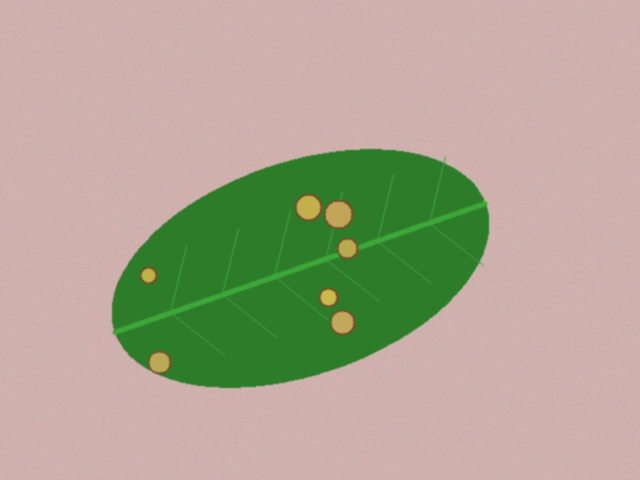
#> input picture data/sintetis/bersih/teh_041.png, 640 x 480 px, found by its file name
$ jupyter execute B3_histogram.ipynb
#> lines starting #> are read from the running program, lines starting #| are printed output that depends on the picture; after the words box and inside, x2 and y2 are one past the last pixel; in counts of white or black regions, pixels touching at a corner belong together
### src/utils_cv.py
"""utils_cv.py: fungsi bantu yang dipakai ulang sepanjang semester."""
import cv2
import numpy as np
import matplotlib.pyplot as plt


def baca(path):
    """Membaca citra dan langsung memberi pesan jelas bila gagal."""
#> called with path = '../data/sintetis/citra/teh_041.png'
    img = cv2.imread(path)
#> img is the input picture: shape (480, 640, 3); mean B, G, R 145.8, 165.8, 173.4
    if img is None:
        raise FileNotFoundError(f"Citra tidak ditemukan: {path}")
    return img


def tampil(daftar, judul, baris=1, ukuran=(14, 4)):
    """Menampilkan beberapa citra berdampingan. Citra 3 kanal dianggap BGR."""
    kolom = int(np.ceil(len(daftar) / baris))
    plt.figure(figsize=ukuran)
    for i, (im, jd) in enumerate(zip(daftar, judul)):
        plt.subplot(baris, kolom, i + 1)
        if im.ndim == 3:
            plt.imshow(cv2.cvtColor(im, cv2.COLOR_BGR2RGB))
        else:
            plt.imshow(im, cmap="gray", vmin=0, vmax=255)
        plt.title(jd)
        plt.axis("off")
    plt.tight_layout()


def kontras_bercak(kanal, mask_daun, mask_bercak):
    """KB = |rerata bercak - rerata daun sehat| / simpangan baku daun sehat.
    Makin besar KB, makin mudah bercak dipisahkan dari daun sehat."""
    k = kanal.astype(np.float64)
    sehat = (mask_daun > 0) & (mask_bercak == 0)
    bercak = mask_bercak > 0
    if bercak.sum() == 0:
        return float("nan")
    return abs(k[bercak].mean() - k[sehat].mean()) / (k[sehat].std() + 1e-6)


def statistik(gray):
    """Ringkasan statistik intensitas untuk mendiagnosis mutu citra."""
    return {"rerata": round(float(gray.mean()), 1),
            "simpangan_baku": round(float(gray.std()), 1),
            "min": int(gray.min()), "maks": int(gray.max()),
            "persen_gelap": round(100 * float((gray < 50).mean()), 1),
            "persen_terang": round(100 * float((gray > 205).mean()), 1)}

### notebook/B3_histogram.ipynb
[cell 1]
from google.colab import drive
import os
import sys

# 1. Mount Google Drive
drive.mount('/content/drive')

# 2. Arahkan direktori kerja ke folder 'notebook' Anda
os.chdir('/content/drive/MyDrive/Computer Vision/simuteh-2330511084/notebook')

# 3. Masukkan folder 'src' ke path agar modul utils_cv dapat diimpor
src_path = '/content/drive/MyDrive/Computer Vision/simuteh-2330511084/src'
if src_path not in sys.path:
    sys.path.append(src_path)

import cv2
import numpy as np
import matplotlib.pyplot as plt
import pandas as pd

print("Lingkungan Bagian 3 siap digunakan!")

[cell 2]
from utils_cv import baca, tampil, kontras_bercak, statistik
# 5 kondisi cahaya pada kelas berat
kondisi_files = ["teh_041.png", "teh_042.png", "teh_043.png", "teh_044.png", "teh_045.png"]

plt.figure(figsize=(12, 5))
for nama in kondisi_files:
    img = baca(f"../data/sintetis/citra/{nama}")
    gray = cv2.cvtColor(img, cv2.COLOR_BGR2GRAY)
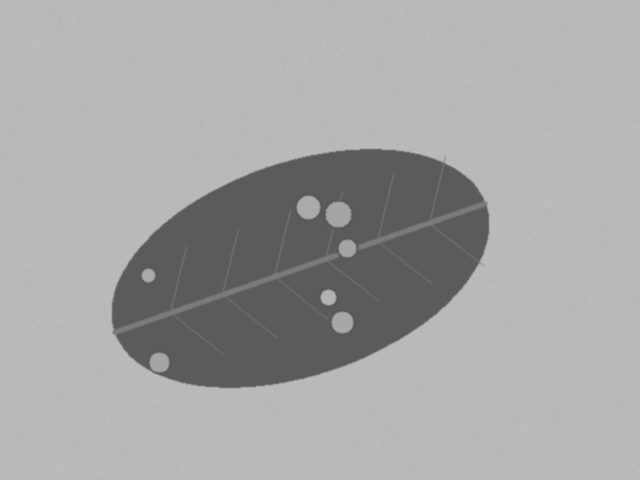
#> gray: shape (480, 640); min 86, max 189, mean 165.8

    # Cetak statistik mutu citra
    print(f"File: {nama:12s} | Statistik: {statistik(gray)}")
#| File: teh_041.png  | Statistik: {'rerata': 165.8, 'simpangan_baku': 37.5, 'min': 86, 'maks': 189, 'persen_gelap': 0.0, 'persen_terang': 0.0}

    # Hitung dan plot histogram
    hist = cv2.calcHist([gray], [0], None, [256], [0, 256])
#> hist = 256 values, max 94898 at index 185, min 0 at index 0, mean 1200
    plt.plot(hist, label=nama)
#> pass 2 of the loop `for nama in kondisi_files:`:
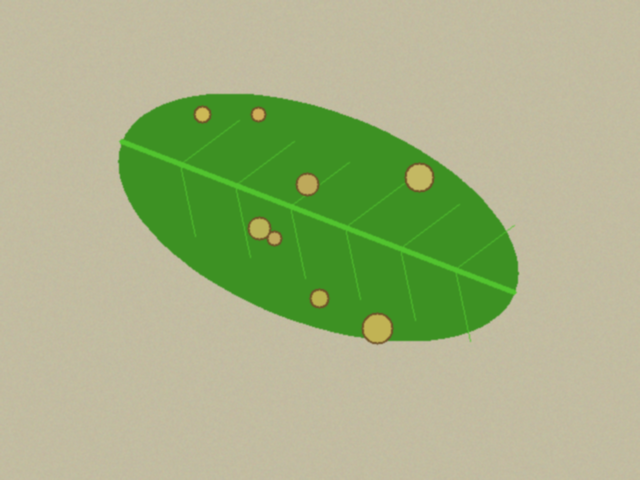
#> input picture data/sintetis/bersih/teh_042.png, 640 x 480 px, found by its file name
#> in baca, img is the input picture: shape (480, 640, 3); mean B, G, R 132.5, 178.4, 164.8
#> `gray = cv2.cvtColor(img, cv2.COLOR_BGR2GRAY)`:
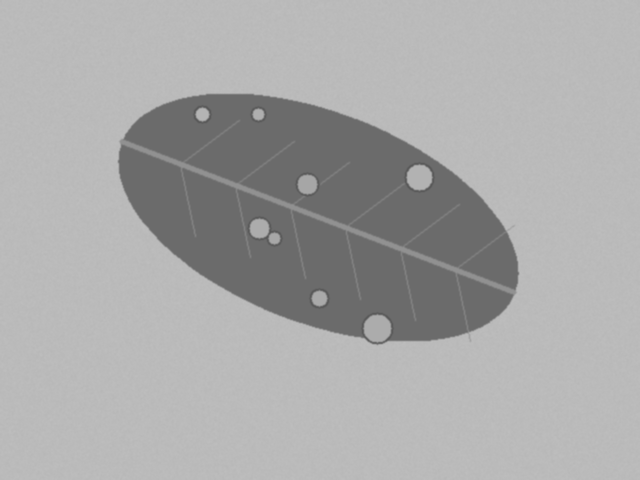
#> gray: shape (480, 640); min 86, max 190, mean 169
#| File: teh_042.png  | Statistik: {'rerata': 169.0, 'simpangan_baku': 32.2, 'min': 86, 'maks': 190, 'persen_gelap': 0.0, 'persen_terang': 0.0}
#> hist = 256 values, max 94073 at index 186, min 0 at index 0, mean 1200
#> pass 3 of the loop `for nama in kondisi_files:`:
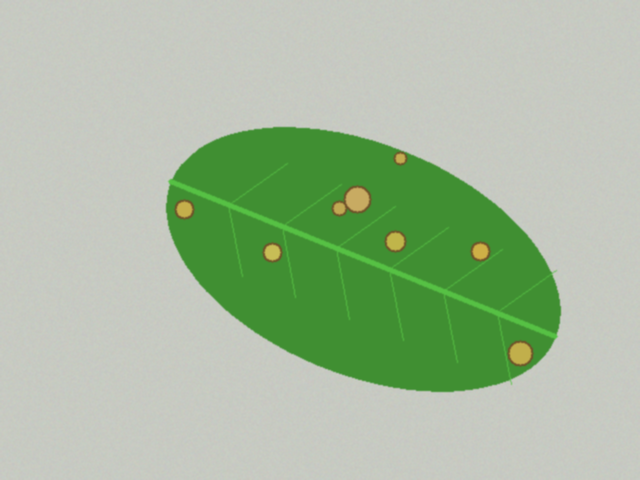
#> input picture data/sintetis/bersih/teh_043.png, 640 x 480 px, found by its file name
#> in baca, img is the input picture: shape (480, 640, 3); mean B, G, R 158.7, 187.7, 166.7
#> `gray = cv2.cvtColor(img, cv2.COLOR_BGR2GRAY)`:
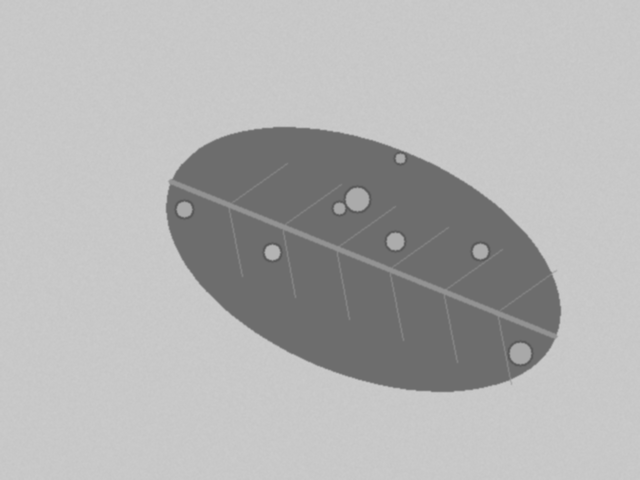
#> gray: shape (480, 640); min 86, max 203, mean 178.1
#| File: teh_043.png  | Statistik: {'rerata': 178.1, 'simpangan_baku': 38.1, 'min': 86, 'maks': 203, 'persen_gelap': 0.0, 'persen_terang': 0.0}
#> hist = 256 values, max 88968 at index 200, min 0 at index 0, mean 1200
#> the loop made 5 passes; the first 3 are shown

plt.xlabel("Intensitas Piksel")
plt.ylabel("Jumlah Piksel")
plt.title("Histogram 5 Kondisi Cahaya (Kelas Berat)")
plt.legend()
plt.tight_layout()

# Pastikan folder hasil ada, lalu simpan grafik
os.makedirs("../hasil", exist_ok=True)
plt.savefig("../hasil/b3_histogram_5kondisi.png")
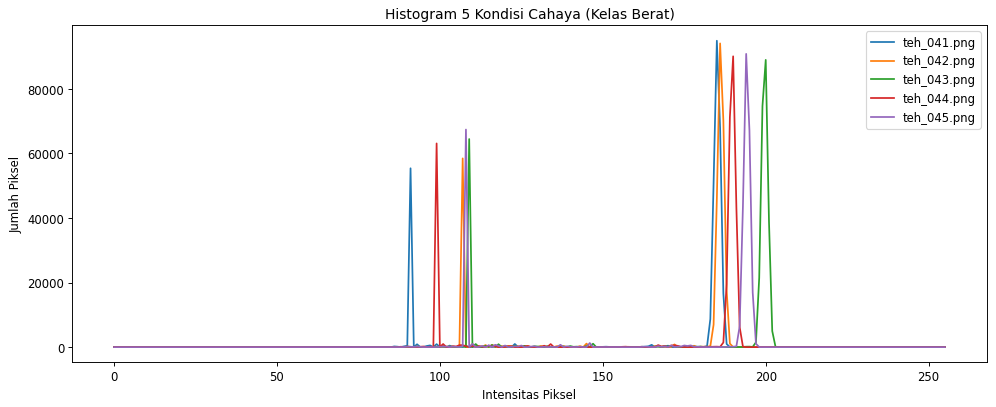
#> figure drawn by matplotlib, 1 panel; curve peaks at x = 185, y = 94898; curve peaks at x = 186, y = 94073; curve peaks at x = 200, y = 88968
plt.show()

[cell 3]
nama = "teh_045.png"                 # kondisi bayangan
img = baca(f"../data/sintetis/citra/{nama}")
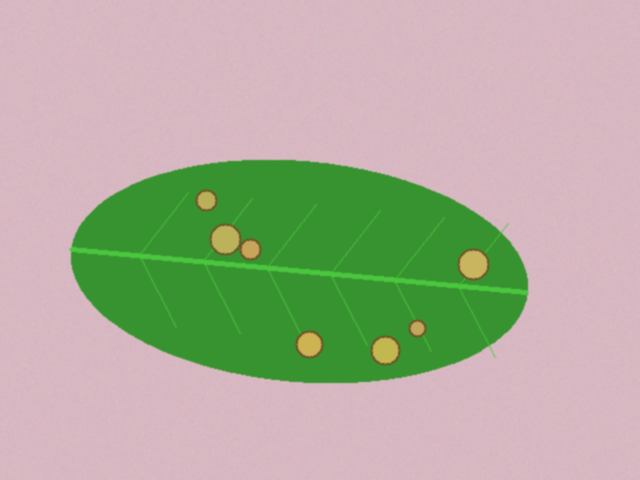
#> input picture data/sintetis/bersih/teh_045.png, 640 x 480 px, found by its file name
#> in baca, img is the input picture: shape (480, 640, 3); mean B, G, R 156.1, 174.6, 175.6
md = cv2.imread(f"../data/sintetis/mask_daun/{nama}", 0)
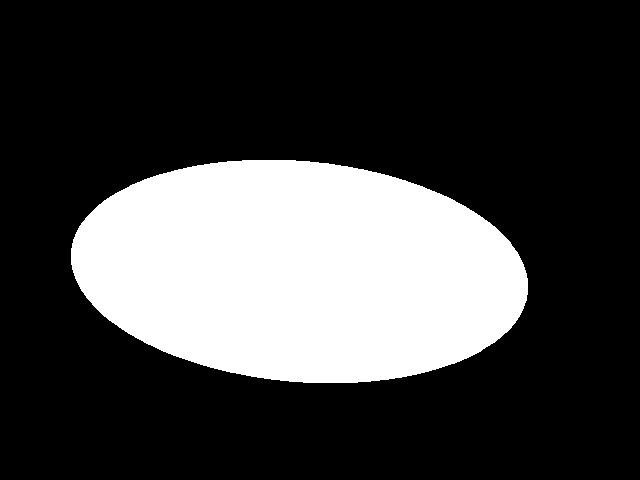
#> input picture data/sintetis/mask_daun/teh_045.png, 640 x 480 px
#> md: shape (480, 640); 25.9% white; 1 white region, box (x1, y1, x2, y2) and area: (71, 160, 528, 383) 79568
mb = cv2.imread(f"../data/sintetis/mask_bercak/{nama}", 0)
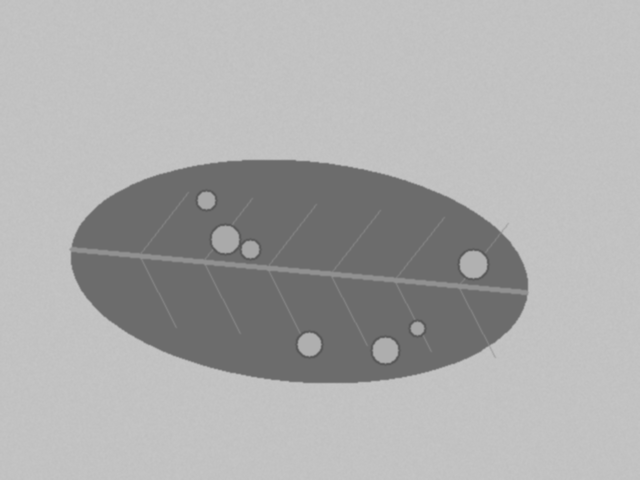
#> mb: shape (480, 640); min 84, max 197, mean 172.4
gray = cv2.cvtColor(img, cv2.COLOR_BGR2GRAY)

def gamma_lut(g):
    lut = np.array([255 * (i / 255) ** g for i in range(256)])
    return lut.clip(0, 255).astype(np.uint8)

rmin, rmax = np.percentile(gray, (2, 98))      # abaikan 2% piksel ekstrem
#> rmin = 108; rmax = 196
hasil = {
    "asli": gray,
    "negatif": 255 - gray,
    "cerah+50": cv2.add(gray, 50),
    "kontras": cv2.convertScaleAbs(gray, alpha=1.5, beta=-40),
    "regang": np.clip((gray - rmin) / (rmax - rmin) * 255,
                      0, 255).astype(np.uint8),
    "gamma0.5": cv2.LUT(gray, gamma_lut(0.5)),
    "gamma1.8": cv2.LUT(gray, gamma_lut(1.8)),
    "ekualisasi": cv2.equalizeHist(gray),
    "CLAHE": cv2.createCLAHE(clipLimit=2.0,
                             tileGridSize=(8, 8)).apply(gray),
}
for nm, c in hasil.items():
    print(f"{nm:10s} KB={kontras_bercak(c, md, mb):.2f} "
          f"sigma={c.std():.1f}")
#> this loop made 9 passes
#> nm on passes 1 to 9: 'asli', 'negatif', 'cerah+50', 'kontras', 'regang', 'gamma0.5', 'gamma1.8', 'ekualisasi', 'CLAHE'
#| asli       KB=nan sigma=36.7
#| negatif    KB=nan sigma=36.7
#| cerah+50   KB=nan sigma=36.7
#| kontras    KB=nan sigma=55.1
#| regang     KB=nan sigma=106.1
#| gamma0.5   KB=nan sigma=24.2
#| gamma1.8   KB=nan sigma=43.4
#| ekualisasi KB=nan sigma=73.6
#> (further printed lines are left out)
#> pass 2, in kontras_bercak (call 2), `k = kanal.astype(np.float64)`:
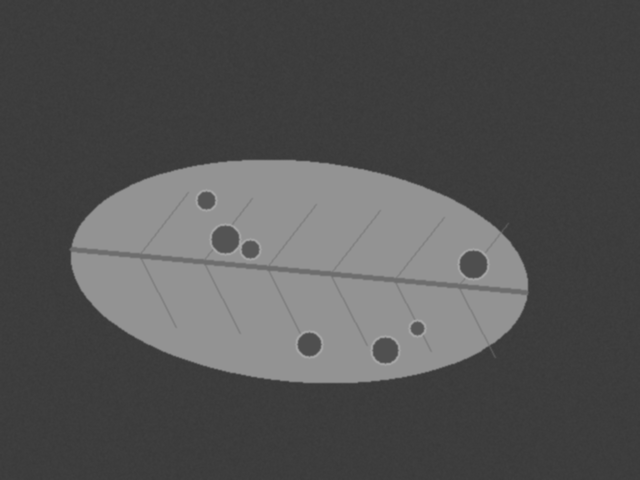
#> k: shape (480, 640) float64; min 57, max 171, mean 82.2

[cell 4]
print("--- EKSPERIMEN PARAMETER CLAHE ---")
for clip in [1.0, 2.0, 4.0]:
    for tile in [4, 8, 16]:
        c = cv2.createCLAHE(clipLimit=clip, tileGridSize=(tile, tile)).apply(gray)
        kb_val = kontras_bercak(c, md, mb)
        print(f"clip={clip} tile={tile:2d} -> KB={kb_val:.2f}")

print("\n--- CLAHE PADA CITRA WARNA ---")
clahe = cv2.createCLAHE(clipLimit=2.0, tileGridSize=(8, 8))
hsv = cv2.cvtColor(img, cv2.COLOR_BGR2HSV)
#> hsv: shape (480, 640, 3); mean H, S, V 140.5, 72.3, 198.4
hsv[:, :, 2] = clahe.apply(hsv[:, :, 2])
#> hsv: shape (480, 640, 3); mean H, S, V 140.5, 72.3, 194.9
via_v = cv2.cvtColor(hsv, cv2.COLOR_HSV2BGR)

via_bgr = cv2.merge([clahe.apply(c) for c in cv2.split(img)])

# Tampilkan perbandingan visual dan simpan
tampil([img, via_v, via_bgr], ["Asli", "CLAHE kanal V (Benar)", "CLAHE tiap kanal BGR"], baris=1, ukuran=(14, 4))
#> in tampil, `kolom = int(np.ceil(len(daftar) / baris))`: kolom = 3
#> the loop in tampil, `for i, (im, jd) in enumerate(zip(daftar, judul)):` made 3 passes
plt.savefig("../hasil/b3_perbandingan_clahe.png")
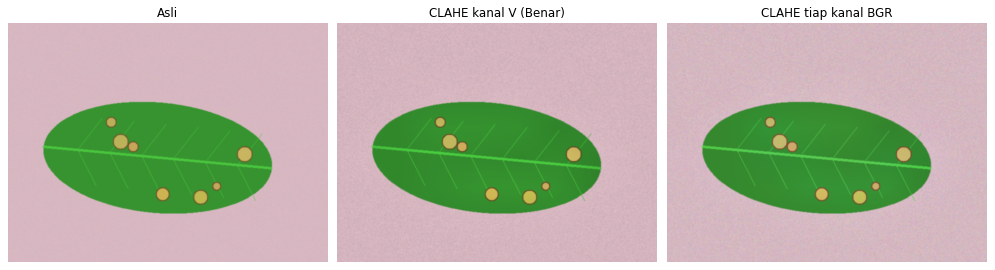
#> figure drawn by matplotlib, 3 panels
plt.show()
print("Eksperimen CLAHE selesai dan grafik disimpan ke folder hasil/")
